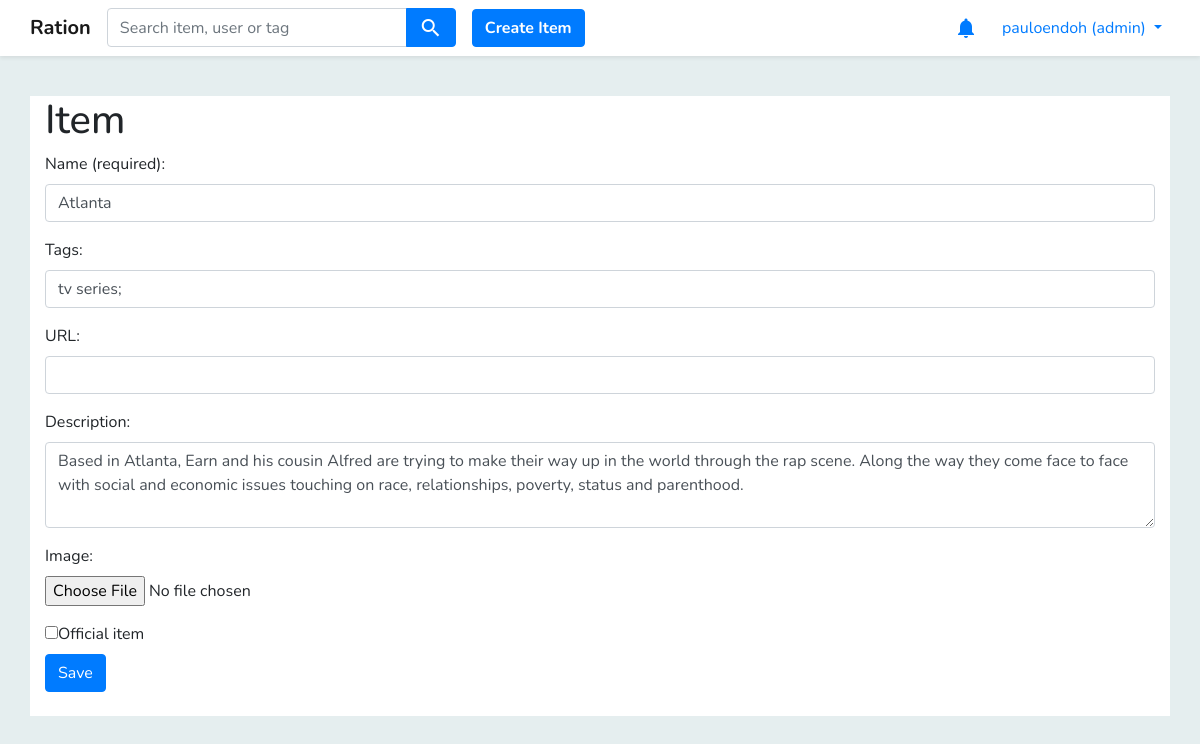
Page /edit_item/84 (signed in) on the committed database.
### core/models.py (models this page shows, shortened)
class Item(models.Model):
    name = models.CharField(max_length=255)
    description = models.TextField(null=True, blank=True)
    url = models.CharField(max_length=255, null=True, blank=True)
    is_official = models.BooleanField(default=0)
    tags = models.ManyToManyField(Tag, related_name='items', blank=True)
    creator = models.ForeignKey(User, on_delete=models.CASCADE)
    created_at = models.DateTimeField(auto_now_add=True)
    image = models.ImageField(upload_to='item_icons', blank=True, default="item_icons/default.png")
    avg_rating = models.FloatField(null=True)
    avg_interest = models.FloatField(null=True)

class Tag(models.Model):
    name = models.TextField()
    is_official = models.BooleanField(default=0)

### core/views.py (the view)
# urls.py: path('edit_item/<int:item_id>', views.edit_item, name='edit_item'),
@login_required
def edit_item(request, item_id):
    item = get_object_or_404(Item, id=item_id)
    user = request.user
    if Item.objects.filter(creator=user, id=item_id).count() == 0:
        return redirect('item', item_id)
    if request.method == 'POST':
        form = ItemForm(request.POST, request.FILES, instance=item)
        if form.is_valid():
            if request.POST.get('is_official') == 'on':
                is_official = True
            else:
                is_official = False
            item.is_official = is_official
            item.save()
            item.tags.clear()
            raw_tags = form.cleaned_data['tags'].split(';')
            for raw_tag in raw_tags:
                if raw_tag != "" and raw_tag != " ":
                    tag = get_or_create_tag(raw_tag.lower().strip())
                    item.tags.add(tag)
            message = "edited an item: "
            user_item = user.get_or_create_user_item(item)
            user.hide_all_updates_by_user_item(user_item)
            Update.objects.create(user=user,
                                  message=message,
                                  is_visible=True,
                                  interaction=user_item)
            return redirect('item', item_id)
        else:
            return render(request, 'edit_item.html', {'item': item,
                                                      'form': form})
    else:
        return render(request, 'edit_item.html', {'item': item})

### core/models.py (called while the page is built)
def new_notifications_count(self):
    count = 0
    notifications = Notification.objects.filter(user=self)
    for notification in notifications:
        if notification.is_new:
            count += 1
    return count

### templates/edit_item.html (shortened to what this page needs)
{% extends "base.html" %}
{% block content %}
<div class="mt-3 pb-2 container bg-white">
    <h1>Item</h1>
    <form method="POST" enctype="multipart/form-data">
        <div class="form-group">
            <label for="name">Name (required): </label>
            <input id="name" name='name' type="text" class="form-control" value="{{ item.name }}" required autofocus>
        </div>
        <div class="form-group">
            <label for="tags">Tags: </label>
            <input id="tags" name='tags' type="text" class="form-control"
                   value="{% if form.tags.value %}{{form.tags.value}}{% endif %}{% for tag in item.tags.all %}{{ tag.name }}; {% endfor %}"
                   placeholder="Separate tags with ';'">
        </div>
        <div class="form-group">
            <label for="url">URL: </label>
            <input id="url" name='url' type="text" class="form-control" value="{% if form.url.value %}{{form.url.value}}{% endif %}{{ item.url|default_if_none:'' }}">
        </div>
        <div class="form-group">
            <label for="description">Description: </label>
            <textarea id="description" name="description" class="form-control"
                      rows="3">{% if form.description.value %}{{ form.description.value }}{% endif %}{{ item.description }}</textarea>
        </div>
        <div class="form-group">
            <label for="image">Image: </label>
            <input type="file" id="image" name="image" class="form-control-file">
        </div>
        {% if request.user.is_superuser %}
        <div>
            <label>
                <input name="is_official" type="checkbox"
                >Official item
            </label>
        </div>
        {% endif %}
        <button type="submit" class="mr-3 mb-3 btn btn-primary">Save</button>
    </form>
</div>
{% endblock %}

### templates/base.html (shortened to what this page needs)
{% load staticfiles %}
<!DOCTYPE html>
<html lang="en">
<head>
    <link rel="stylesheet" href="{% static 'styles/bootstrap.css' %}">
    <link rel="stylesheet" href="https://use.fontawesome.com/releases/v5.0.13/css/all.css"
>
    <link rel="stylesheet" href="{% static 'styles/jquery-ui.css' %}" type="text/css" media="all"/>
    <link href="{% static 'styles/main.css' %}" rel="stylesheet">
</head>
<body class="body">
<div class="pt-5"></div>
<div class="pt-2"></div>
<nav class="navbar fixed-top navbar-expand-sm bg-white navbar-light shadow-sm ">
    <div class="container pl-0 pr-0 ">
        <ul class="navbar-nav mr-auto">
            <li class="nav-item ">
                <a class="navbar-brand font-weight-bold" href="{% url 'home' %}">Ration</a>
            </li>
            <li class="nav-item">
                <form method="get" action="{% url 'search' %}">
                    <div class="input-group ui-widget">
                        <input id='search-box' type="text" class="form-control text-italic" name="q"
                               placeholder="Search item, user or tag" required
                               />
                        <div class="input-group-append">
                            <button class="btn btn-primary"><i class="material-icons align-middle">search</i></button>
                        </div>
                    </div>
                </form>
            </li>
            {% if request.user.is_authenticated %}
            <div class="pl-3 align-self-center">
                <a href="{% url 'create_item' %}">
                    <button type="button" class="btn btn-primary rounded font-weight-bold">Create Item</button>
                </a>
            </div>
            {% endif %}
        </ul>
        <ul class="navbar-nav">
            {% if request.user.is_authenticated %}
            <li class="nav-item pr-3">
                <a class="nav-link p-0" href="{% url 'notifications' %}">
                    <i class="material-icons pt-2 text-primary">
                    </i>
                </a>
            </li>
            <li class="nav-item dropdown">
                <a class="nav-link dropdown-toggle text-primary" href="#" id="navbardrop"
                   data-toggle="dropdown">
                    {{ request.user.username }}
                    {% if request.user.is_superuser %}
                    (admin)
                    {% endif %}
                </a>
            </li>
            {% endif %}
        </ul>
    </div>
</nav>
{% block content %}{% endblock %}
</body>
</html>

### static/styles/main.css (style rules this page uses)
#search-box { width:300px; }
.body { background-color: #e5eeef; }

### rows in the picture
Item: name "Atlanta", tags "tv series;", description "Based in Atlanta, Earn and his cousin Alfred are trying to make their way up in the world through the rap scene. Along the way they come face to face with social and economic issues touching on race, relationships, poverty, status and parenthood."

### other values in the picture
{{ request.user.username }} "pauloendoh"
